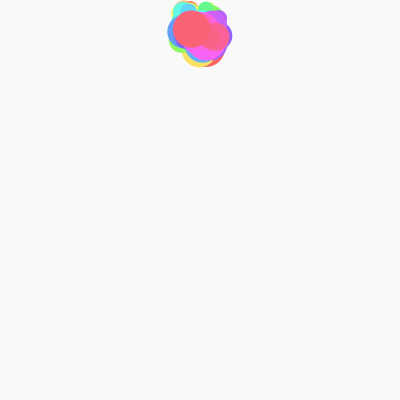
Frame 1 (no input)
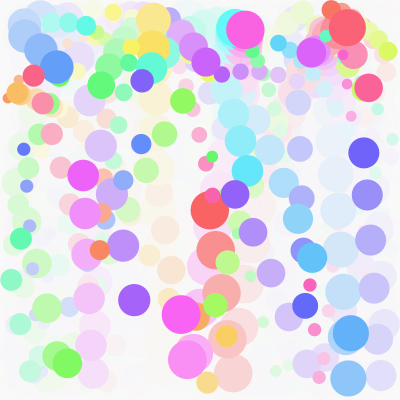
Frame 60 (the mouse pressed at the canvas centre just before this capture)
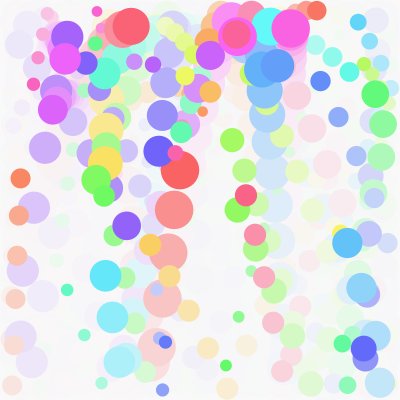
Frame 120 (the mouse held since frame 60 and released just before this capture)

The Processing sketch that drew these frames (run headless with seeded random() and noise(); from frame 60 on, the mouse is pressed at the canvas centre):

// Processing sketch: processing_179120
// ── processing_179120.pde

float GRAVITY = 3;
float FRICTION = 0.999;
int Length = 50;

float[] X = new float[Length];
float[] Y = new float[Length];
float[] Spx = new float[Length];
float[] Spy = new float[Length];
float[] Radius = new float[Length];

void setup() {
  size(400, 400);
  colorMode(HSB, Length);
  background(Length - 1);
  frameRate(10);

  for (int i=0; i<Length; i++) {
    X[i] = width / 2;
    Y[i] = 10;
    Spx[i] = random(-20, 20);
    Spy[i] = random(-30, 0);
    Radius[i] = random(5, 20);
  }
}

void draw() {
  fadeToWhite();
  moveBalls();

  for (int i=0; i<Length; i++) {
    noStroke();
    fill(i, Length*0.6, Length-1);
    ellipse(X[i], Y[i], Radius[i]*2, Radius[i]*2);
  }
}

void moveBalls() {
  for (int i=0; i<Length; i++) {
    Spy [i] = Spy [i] + GRAVITY;
    X[i] = X[i] + Spx[i];
    Y[i] = Y[i] + Spy[i];

    bounce(i);
  }
}

void bounce(int i) {
  float bounceMinX = Radius[i];
  float bounceMaxX = width - Radius[i];
  float bounceMinY = Radius[i];
  float bounceMaxY = height - Radius[i];

  if (X[i] < bounceMinX || X[i] > bounceMaxX) {
    Spx[i] = -Spx[i] * FRICTION;
    if (abs(Spx[i]) < 1) Spx[i] = 0;
    if (X[i] < bounceMinX) X[i] = bounceMinX - (X[i] - bounceMinX);
    if (X[i] > bounceMaxX) X[i] = bounceMaxX - (X[i] - bounceMaxX);
  }

  if (Y[i] < bounceMinY || Y[i] > bounceMaxY) {
    Spy[i] = -Spy[i] * FRICTION;
    if (abs(Spy[i]) < GRAVITY) Spy[i] = 0;
    if (Y[i] < bounceMinY) Y[i] = bounceMinY - (Y[i] - bounceMinY);
    if (Y[i] > bounceMaxY) Y[i] = bounceMaxY - (Y[i] - bounceMaxY);
  }
}

void fadeToWhite() {
  noStroke();
  fill(Length-1, Length*0.3);
  rectMode(CORNER);
  rect(0, 0, width, height);
}
